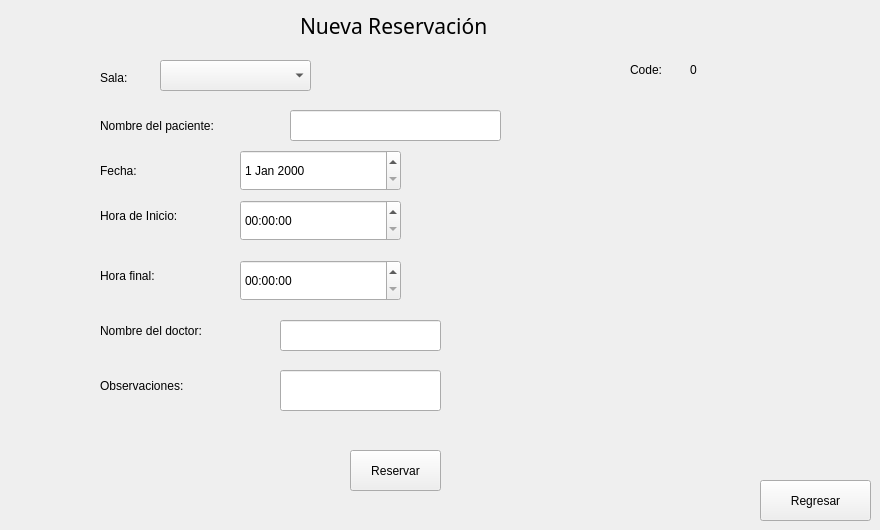
    <widget class="QWidget" name="NuevaReservacion">
     <widget class="QLabel" name="label_64">
      <property name="geometry">
       <rect>
        <x>300</x>
        <y>10</y>
        <width>271</width>
        <height>31</height>
       </rect>
      </property>
      <property name="font">
       <font>
        <family>Segoe UI Black</family>
        <pointsize>16</pointsize>
       </font>
      </property>
      <property name="text">
       <string>Nueva Reservación</string>
      </property>
     </widget>
     <widget class="QLabel" name="label_65">
      <property name="geometry">
       <rect>
        <x>100</x>
        <y>70</y>
        <width>49</width>
        <height>16</height>
       </rect>
      </property>
      <property name="styleSheet">
       <string notr="true">color: rgb(0, 0, 0);
font: 700 11pt &quot;Segoe UI&quot;;</string>
      </property>
      <property name="text">
       <string>Sala:</string>
      </property>
     </widget>
     <widget class="QComboBox" name="salas_cb">
      <property name="geometry">
       <rect>
        <x>160</x>
        <y>60</y>
        <width>151</width>
        <height>31</height>
       </rect>
      </property>
     </widget>
     <widget class="QLabel" name="label_66">
      <property name="geometry">
       <rect>
        <x>100</x>
        <y>110</y>
        <width>191</width>
        <height>31</height>
       </rect>
      </property>
      <property name="styleSheet">
       <string notr="true">color: rgb(0, 0, 0);
font: 700 11pt &quot;Segoe UI&quot;;</string>
      </property>
      <property name="text">
       <string>Nombre del paciente:</string>
      </property>
     </widget>
     <widget class="QDateEdit" name="date_reserva">
      <property name="geometry">
       <rect>
        <x>240</x>
        <y>150</y>
        <width>161</width>
        <height>41</height>
       </rect>
      </property>
     </widget>
     <widget class="QLabel" name="label_67">
      <property name="geometry">
       <rect>
        <x>100</x>
        <y>160</y>
        <width>81</width>
        <height>21</height>
       </rect>
      </property>
      <property name="styleSheet">
       <string notr="true">color: rgb(0, 0, 0);
font: 700 11pt &quot;Segoe UI&quot;;</string>
      </property>
      <property name="text">
       <string>Fecha:</string>
      </property>
     </widget>
     <widget class="QLabel" name="label_68">
      <property name="geometry">
       <rect>
        <x>100</x>
        <y>200</y>
        <width>161</width>
        <height>31</height>
       </rect>
      </property>
      <property name="styleSheet">
       <string notr="true">color: rgb(0, 0, 0);
font: 700 11pt &quot;Segoe UI&quot;;</string>
      </property>
      <property name="text">
       <string>Hora de Inicio:</string>
      </property>
     </widget>
     <widget class="QTimeEdit" name="Hora_inicio">
      <property name="geometry">
       <rect>
        <x>240</x>
        <y>200</y>
        <width>161</width>
        <height>41</height>
       </rect>
      </property>
     </widget>
     <widget class="QTimeEdit" name="Hora_final">
      <property name="geometry">
       <rect>
        <x>240</x>
        <y>260</y>
        <width>161</width>
        <height>41</height>
       </rect>
      </property>
     </widget>
     <widget class="QLineEdit" name="txt_name">
      <property name="geometry">
       <rect>
        <x>290</x>
        <y>110</y>
        <width>211</width>
        <height>31</height>
       </rect>
      </property>
     </widget>
     <widget class="QLabel" name="label_69">
      <property name="geometry">
       <rect>
        <x>100</x>
        <y>260</y>
        <width>101</width>
        <height>31</height>
       </rect>
      </property>
      <property name="styleSheet">
       <string notr="true">color: rgb(0, 0, 0);
font: 700 11pt &quot;Segoe UI&quot;;</string>
      </property>
      <property name="text">
       <string>Hora final:</string>
      </property>
     </widget>
     <widget class="QLineEdit" name="txtnamedoctor">
      <property name="geometry">
       <rect>
        <x>280</x>
        <y>320</y>
        <width>161</width>
        <height>31</height>
       </rect>
      </property>
     </widget>
     <widget class="QLabel" name="label_70">
      <property name="geometry">
       <rect>
        <x>100</x>
        <y>320</y>
        <width>191</width>
        <height>21</height>
       </rect>
      </property>
      <property name="styleSheet">
       <string notr="true">color: rgb(0, 0, 0);
font: 700 11pt &quot;Segoe UI&quot;;</string>
      </property>
      <property name="text">
       <string>Nombre del doctor:</string>
      </property>
     </widget>
     <widget class="QPushButton" name="bt_reservar">
      <property name="geometry">
       <rect>
        <x>350</x>
        <y>450</y>
        <width>91</width>
        <height>41</height>
       </rect>
      </property>
      <property name="text">
       <string>Reservar</string>
      </property>
     </widget>
     <widget class="QPushButton" name="pushButton_50">
      <property name="geometry">
       <rect>
        <x>760</x>
        <y>480</y>
        <width>111</width>
        <height>41</height>
       </rect>
      </property>
      <property name="text">
       <string>Regresar</string>
      </property>
     </widget>
     <widget class="QLineEdit" name="txtobservaciones">
      <property name="geometry">
       <rect>
        <x>280</x>
        <y>370</y>
        <width>161</width>
        <height>41</height>
       </rect>
      </property>
     </widget>
     <widget class="QLabel" name="label_108">
      <property name="geometry">
       <rect>
        <x>100</x>
        <y>370</y>
        <width>141</width>
        <height>31</height>
       </rect>
      </property>
      <property name="styleSheet">
       <string notr="true">color: rgb(0, 0, 0);
font: 700 11pt &quot;Segoe UI&quot;;</string>
      </property>
      <property name="text">
       <string>Observaciones:</string>
      </property>
     </widget>
     <widget class="QLabel" name="label_109">
      <property name="geometry">
       <rect>
        <x>630</x>
        <y>60</y>
        <width>63</width>
        <height>20</height>
       </rect>
      </property>
      <property name="text">
       <string>Code:</string>
      </property>
     </widget>
     <widget class="QLabel" name="lbcodereservas">
      <property name="geometry">
       <rect>
        <x>690</x>
        <y>60</y>
        <width>63</width>
        <height>20</height>
       </rect>
      </property>
      <property name="text">
       <string>0</string>
      </property>
     </widget>
    </widget>
